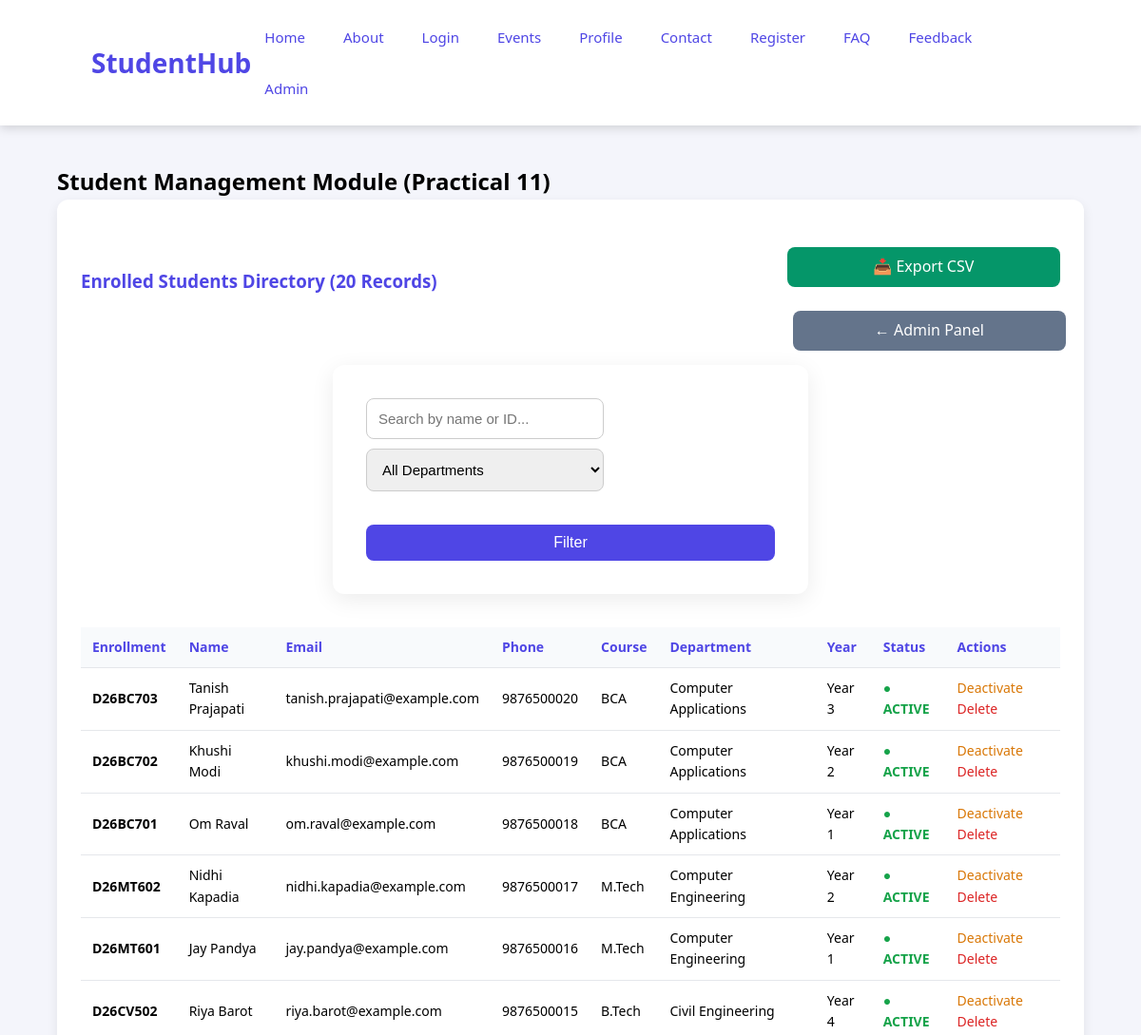
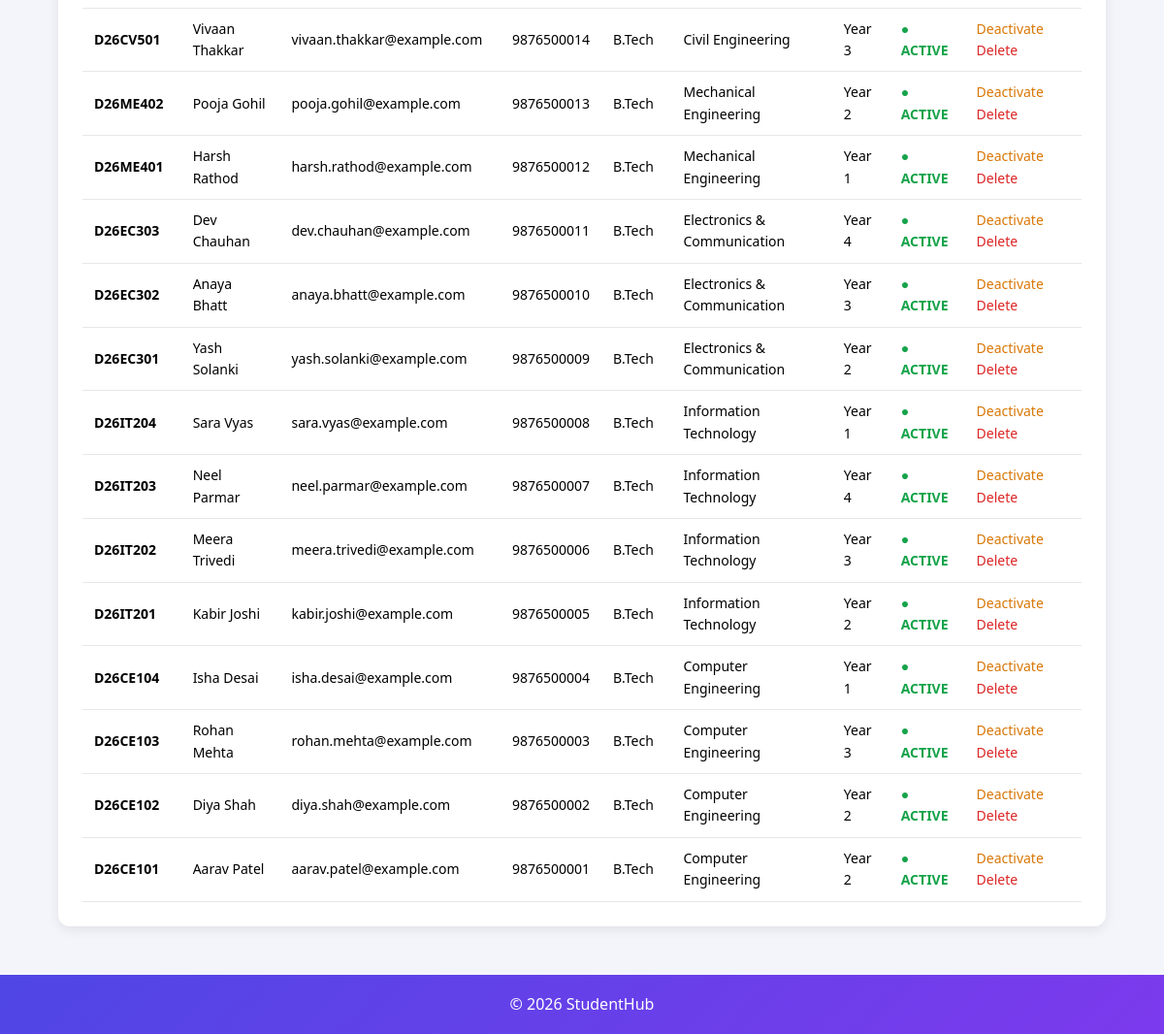
/StudentHub/manage-students.php, run on the app's committed database (2 pictures, top to bottom).
### tables this page shows
CREATE TABLE IF NOT EXISTS students (
    student_id    INT AUTO_INCREMENT PRIMARY KEY,
    enrollment_no VARCHAR(20)  NOT NULL UNIQUE,
    full_name     VARCHAR(100) NOT NULL,
    email         VARCHAR(100) NOT NULL UNIQUE,
    phone         VARCHAR(15)  NULL,
    course        VARCHAR(50)  NOT NULL,
    department    VARCHAR(100) NOT NULL,
    year          TINYINT      NOT NULL,
    status        ENUM('active','inactive') NOT NULL DEFAULT 'active',   
    created_at    TIMESTAMP DEFAULT CURRENT_TIMESTAMP
);

### StudentHub/manage-students.php (the view, shortened to what this page needs)
<?php
$conn = getDBConnection();
$search = trim($_GET['search'] ?? '');
$sql = "SELECT * FROM students WHERE 1=1";
$sql .= " ORDER BY student_id DESC";
$stmt = mysqli_prepare($conn, $sql);
mysqli_stmt_execute($stmt);
$res = mysqli_stmt_get_result($stmt);
$students = [];
while ($row = mysqli_fetch_assoc($res)) $students[] = $row;
?>
<!DOCTYPE html>
<html lang="en">
<head>
<link rel="stylesheet" href="../StudentHub-css.css">
<link rel="stylesheet" href="../interactive-features.css">
</head>
<body>
<header>
    <h1>StudentHub</h1>
    <nav aria-label="Main Navigation">
    <a href="../index.html">Home</a>
    <a href="AboutUs.html">About</a>
    <a href="Login.html">Login</a>
    <a href="events.html">Events</a>
    <a href="Profile.html">Profile</a>
    <a href="Contact.html">Contact</a>
    <a href="Register.html">Register</a>
    <a href="Faq.html">FAQ</a>
    <a href="Feedback.html">Feedback</a>
    <a href="Admin-Dashboard.php">Admin</a>
</nav>
</header>
<main class="container">
    <h2>Student Management Module (Practical 11)</h2>
    <div class="card">
      <div style="display:flex; justify-content:space-between; align-items:center; flex-wrap:wrap; gap:10px; margin-bottom:15px;">
        <h3>Enrolled Students Directory (<?php echo count($students); ?> Records)</h3>
        <div>
          <a href="manage-students.php?action=export_csv" class="btn" style="background:#059669; padding:8px 14px; text-decoration:none;">📥 Export CSV</a>
          <a href="Admin-Dashboard.php" class="btn" style="background:#64748b; padding:8px 14px; text-decoration:none; margin-left:6px;">&larr; Admin Panel</a>
        </div>
      </div>
      <form method="GET" action="manage-students.php" class="toolbar-flex">
        <input type="search" name="search" placeholder="Search by name or ID..." value="<?php echo htmlspecialchars($search); ?>">
        <select name="department">
          <option value="">All Departments</option>
        </select>
        <button type="submit" class="btn" style="padding:10px 18px;">Filter</button>
      </form>
      <div style="overflow-x: auto;">
        <table>
          <thead>
            <tr>
              <th>Enrollment</th>
              <th>Name</th>
              <th>Email</th>
              <th>Phone</th>
              <th>Course</th>
              <th>Department</th>
              <th>Year</th>
              <th>Status</th>
              <th>Actions</th>
            </tr>
          </thead>
          <tbody>
            <?php if (empty($students)): ?>
              <tr><td colspan="9" style="text-align:center; padding:20px;">No students found.</td></tr>
            <?php else: ?>
              <?php foreach ($students as $s): ?>
                <tr>
                  <td><strong><?php echo htmlspecialchars($s['enrollment_no']); ?></strong></td>
                  <td><?php echo htmlspecialchars($s['full_name']); ?></td>
                  <td><?php echo htmlspecialchars($s['email']); ?></td>
                  <td><?php echo htmlspecialchars($s['phone'] ?? 'N/A'); ?></td>
                  <td><?php echo htmlspecialchars($s['course']); ?></td>
                  <td><?php echo htmlspecialchars($s['department']); ?></td>
                  <td>Year <?php echo htmlspecialchars($s['year']); ?></td>
                  <td>
                    <span class="<?php echo $s['status'] === 'active' ? 'badge-active' : 'badge-inactive'; ?>">
                      ● <?php echo strtoupper($s['status']); ?>
                    </span>
                  </td>
                  <td>
                    <?php if ($s['status'] === 'active'): ?>
                      <a href="manage-students.php?action=toggle_status&id=<?php echo $s['student_id']; ?>&status=inactive" style="color:#d97706; text-decoration:none; margin-right:8px;" title="Soft Delete">Deactivate</a>
                    <?php else: ?>
                      <a href="manage-students.php?action=toggle_status&id=<?php echo $s['student_id']; ?>&status=active" style="color:#16a34a; text-decoration:none; margin-right:8px;" title="Restore">Activate</a>
                    <?php endif; ?>
                    <a href="manage-students.php?action=delete&id=<?php echo $s['student_id']; ?>" style="color:#dc2626; text-decoration:none;" onclick="return confirm('Delete permanently?');">Delete</a>
                  </td>
                </tr>
              <?php endforeach; ?>
            <?php endif; ?>
          </tbody>
        </table>
      </div>
    </div>
</main>
<footer><p>&copy; 2026 StudentHub</p></footer>
</body>
</html>

### StudentHub-css.css (style rules this page uses)
* { margin: 0; padding: 0; box-sizing: border-box; }
body { background: white; line-height: 1.6; font-family: Arial, Helvetica, sans-serif; }
header { background: white; color: #4f46e5; padding: 18px 8%; display: flex; justify-content: space-between; align-items: center; font-size: 30px; box-shadow: 0 3px 10px rgba(0,0,0,0.15); }
header h1 { font-size: 28px; }
nav a { color: #4f46e5; text-decoration: none; padding: 9px 14px; border-radius: 8px; transition: 0.3s; font-size: 15px; }
nav { display: flex; flex-wrap: wrap; gap: 12px; }
.container { width: 90%; max-width: 1100px; margin: 40px auto; }
.card { background: white; border-radius: 12px; padding: 25px; margin-bottom: 20px; box-shadow: 0 4px 12px rgba(0,0,0,0.08); }
.card h2, .card h3 { color: #4f46e5; margin-bottom: 12px; }
form { background: white; width: 100%; max-width: 500px; margin: auto; padding: 35px; border-radius: 12px; }
input, textarea, select { width: 100%; padding: 12px; border: 1px solid #ccc; border-radius: 8px; outline: none; font-size: 15px; transition: 0.3s; }
button, .btn { display: inline-block; width: 100%; margin-top: 25px; padding: 13px; background: #4f46e5; color: white; border: none; border-radius: 8px; cursor: pointer; font-size: 16px; text-decoration: none; text-align: center; }
footer { margin-top: 50px; background: #4f46e5; color: white; text-align: center; padding: 18px 10px; }

### interactive-features.css (style rules this page uses)
:root { --primary: #4f46e5; --primary-dark: #4338ca; }
body { font-family: 'Segoe UI', system-ui, Arial, sans-serif; background: #f4f5fb; }
header { position: sticky; top: 0; z-index: 50; }
form button, .btn, .event-register, .edit-btn { transition: 0.25s; }
.card { transition: 0.3s; }
form { box-shadow: 0 6px 24px rgba(0,0,0,0.08); }
footer { background: linear-gradient(135deg, #4f46e5, #7c3aed); }

### StudentHub/manage-students.php (style rules this page uses)
table { width: 100%; border-collapse: collapse; margin-top: 15px; font-size: 14px; }
th, td { padding: 10px 12px; text-align: left; border-bottom: 1px solid #e5e7eb; }
th { background: #f8fafc; color: #4f46e5; }
.badge-active { color: #16a34a; font-weight: bold; }
.toolbar-flex { display: flex; gap: 10px; margin-bottom: 20px; flex-wrap: wrap; align-items: center; }
.toolbar-flex input, .toolbar-flex select { max-width: 250px; }

### data on the page
students: enrollment_no "D26BC703", full_name "Tanish Prajapati", email "tanish.prajapati@example.com", phone "9876500020", course "BCA", department "Computer Applications", year "3", status "ACTIVE"
students: enrollment_no "D26BC702", full_name "Khushi Modi", email "khushi.modi@example.com", phone "9876500019", course "BCA", department "Computer Applications", year "2", status "ACTIVE"
students: enrollment_no "D26BC701", full_name "Om Raval", email "om.raval@example.com", phone "9876500018", course "BCA", department "Computer Applications", year "1", status "ACTIVE"
students: enrollment_no "D26MT602", full_name "Nidhi Kapadia", email "nidhi.kapadia@example.com", phone "9876500017", course "M.Tech", department "Computer Engineering", year "2", status "ACTIVE"
students: enrollment_no "D26MT601", full_name "Jay Pandya", email "jay.pandya@example.com", phone "9876500016", course "M.Tech", department "Computer Engineering", year "1", status "ACTIVE"
students: enrollment_no "D26CV502", full_name "Riya Barot", email "riya.barot@example.com", phone "9876500015", course "B.Tech", department "Civil Engineering", year "4", status "ACTIVE"
students: enrollment_no "D26CV501", full_name "Vivaan Thakkar", email "vivaan.thakkar@example.com", phone "9876500014", course "B.Tech", department "Civil Engineering", year "3", status "ACTIVE"
students: enrollment_no "D26ME402", full_name "Pooja Gohil", email "pooja.gohil@example.com", phone "9876500013", course "B.Tech", department "Mechanical Engineering", year "2", status "ACTIVE"
students: enrollment_no "D26ME401", full_name "Harsh Rathod", email "harsh.rathod@example.com", phone "9876500012", course "B.Tech", department "Mechanical Engineering", year "1", status "ACTIVE"
students: enrollment_no "D26EC303", full_name "Dev Chauhan", email "dev.chauhan@example.com", phone "9876500011", course "B.Tech", department "Electronics & Communication", year "4", status "ACTIVE"
students: enrollment_no "D26EC302", full_name "Anaya Bhatt", email "anaya.bhatt@example.com", phone "9876500010", course "B.Tech", department "Electronics & Communication", year "3", status "ACTIVE"
students: enrollment_no "D26EC301", full_name "Yash Solanki", email "yash.solanki@example.com", phone "9876500009", course "B.Tech", department "Electronics & Communication", year "2", status "ACTIVE"
students: enrollment_no "D26IT204", full_name "Sara Vyas", email "sara.vyas@example.com", phone "9876500008", course "B.Tech", department "Information Technology", year "1", status "ACTIVE"
students: enrollment_no "D26IT203", full_name "Neel Parmar", email "neel.parmar@example.com", phone "9876500007", course "B.Tech", department "Information Technology", year "4", status "ACTIVE"
students: enrollment_no "D26IT202", full_name "Meera Trivedi", email "meera.trivedi@example.com", phone "9876500006", course "B.Tech", department "Information Technology", year "3", status "ACTIVE"
students: enrollment_no "D26IT201", full_name "Kabir Joshi", email "kabir.joshi@example.com", phone "9876500005", course "B.Tech", department "Information Technology", year "2", status "ACTIVE"
students: enrollment_no "D26CE104", full_name "Isha Desai", email "isha.desai@example.com", phone "9876500004", course "B.Tech", department "Computer Engineering", year "1", status "ACTIVE"
students: enrollment_no "D26CE103", full_name "Rohan Mehta", email "rohan.mehta@example.com", phone "9876500003", course "B.Tech", department "Computer Engineering", year "3", status "ACTIVE"
students: enrollment_no "D26CE102", full_name "Diya Shah", email "diya.shah@example.com", phone "9876500002", course "B.Tech", department "Computer Engineering", year "2", status "ACTIVE"
students: enrollment_no "D26CE101", full_name "Aarav Patel", email "aarav.patel@example.com", phone "9876500001", course "B.Tech", department "Computer Engineering", year "2", status "ACTIVE"

### other printed values
count($students) "20"
